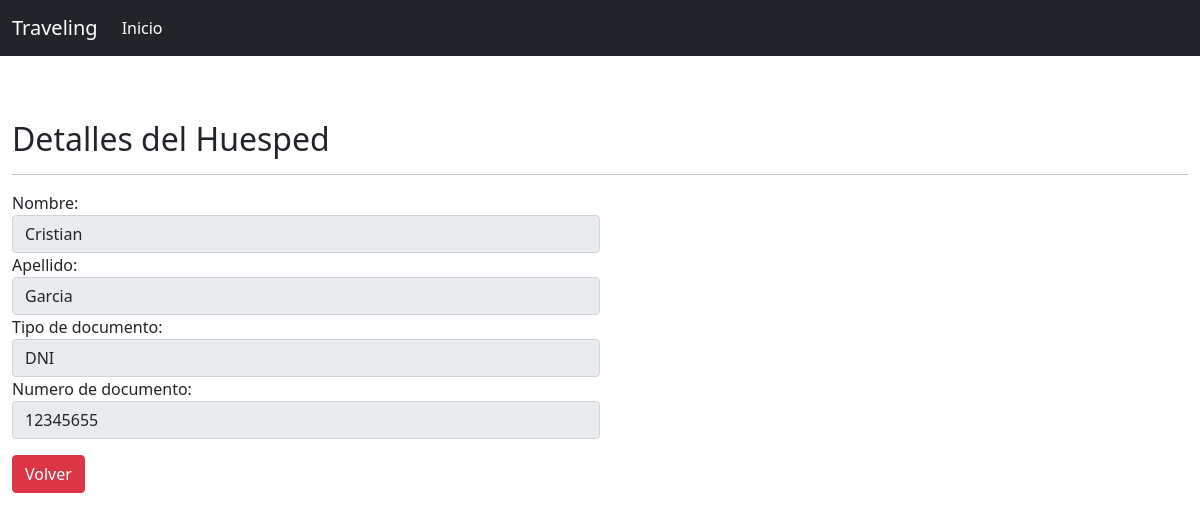
Screenshot of /huesped/detail/12345655/ with the database file from the repository.
### finalCristianGarcia/models/huesped.py (models this page shows, shortened)
class Huesped(models.Model):
    nombre = models.CharField(max_length=50)
    apellido = models.CharField(max_length=70)
    DNI = 'DNI'
    PS = 'PS'
    tipos_de_documentos = (
        (DNI, 'Dni'),
        (PS, 'Pasaporte'),
    )
    tipo_documento = models.CharField(
        max_length= 3,
        choices= tipos_de_documentos,
        default=DNI,
    )
    numero_documento = models.CharField(primary_key=True, max_length= 10)
    mail = models.EmailField()

### finalCristianGarcia/views/huesped.py (the view)
# urls.py: path('huesped/detail/<int:pk>/', HuespedDetailView.as_view(), name ='huesped_detail'),
class HuespedDetailView(DetailView):
    model = Huesped
    template_name = 'finalCristianGarcia/huesped_detail.html'

### finalCristianGarcia/templates/finalCristianGarcia/huesped_detail.html (shortened to what this page needs)
{% extends 'base.html' %}
{% load crispy_forms_tags %}
{% block content %}
    <br>
    <br>
    <br>
    <h2>Detalles del Huesped
    </h2>
    <hr>
            <div class="col-md-6" >
                <label for="huesped_reserva">Nombre: </label>
                <input class="form-control" type="text" disabled = "true" value="{{ huesped.nombre }}"> </input>
            </div>
            <div class="col-md-6" >
                <label for="huesped_reserva">Apellido: </label>
                <input class="form-control" type="text" disabled = "true" value="{{ huesped.apellido }}"> </input>
            </div>
            <div class="col-md-6" >
                <label for="huesped_reserva">Tipo de documento: </label>
                <input class="form-control" type="text" disabled = "true" value="{{ huesped.tipo_documento }}"> </input>
            </div>
            <div class="col-md-6" >
                <label for="huesped_reserva">Numero de documento: </label>
                <input class="form-control" type="text" disabled = "true" value="{{ huesped.numero_documento }}"> </input>
            </div>
    <div class="float-right"><a class="btn btn-danger mt-3 float-right" href="{% url 'huesped_list' %}">Volver</a></div>
{% endblock %}

### rows the page displays
Huesped: nombre "Cristian", apellido "Garcia", tipo_documento "DNI", numero_documento "12345655"
